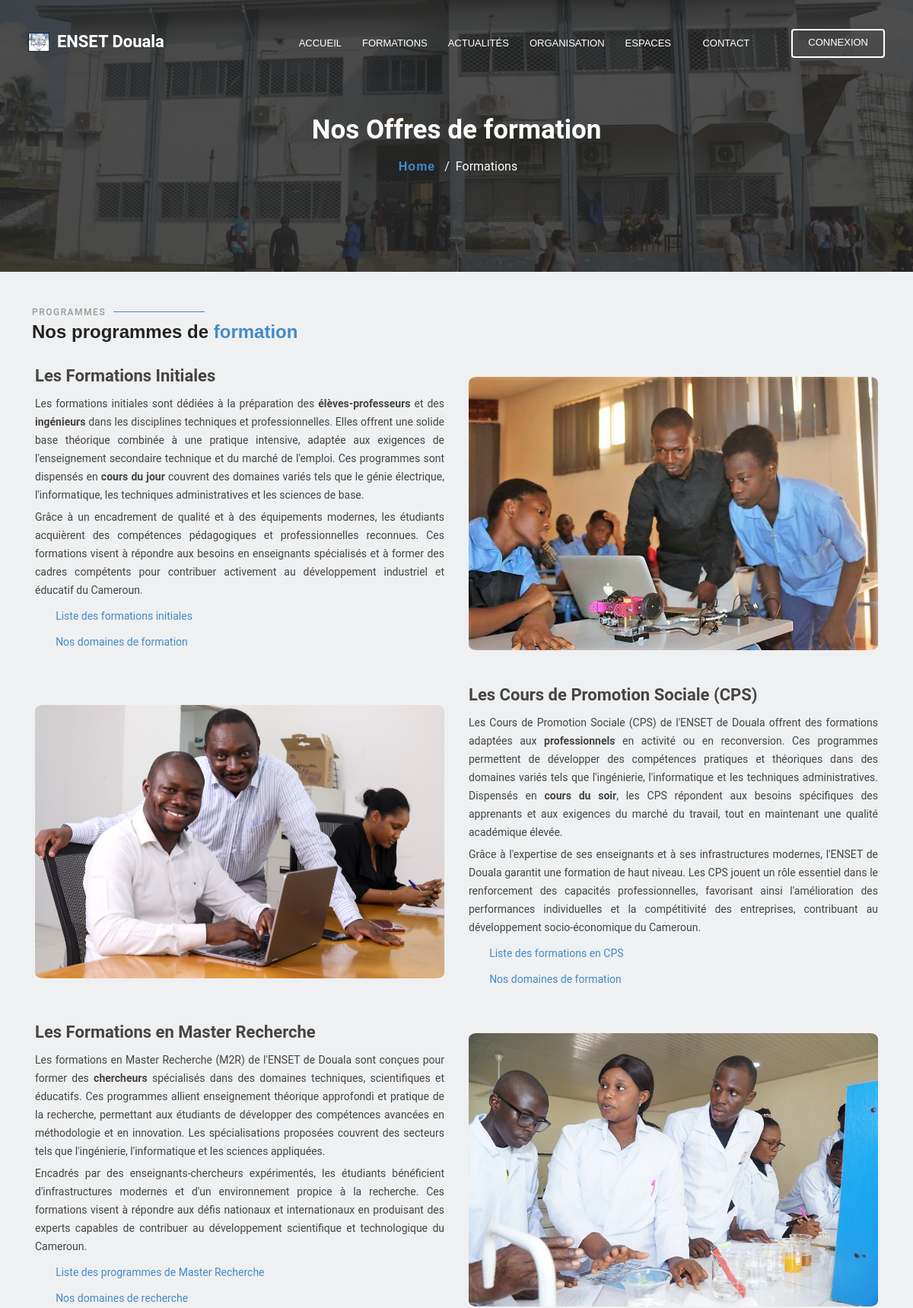
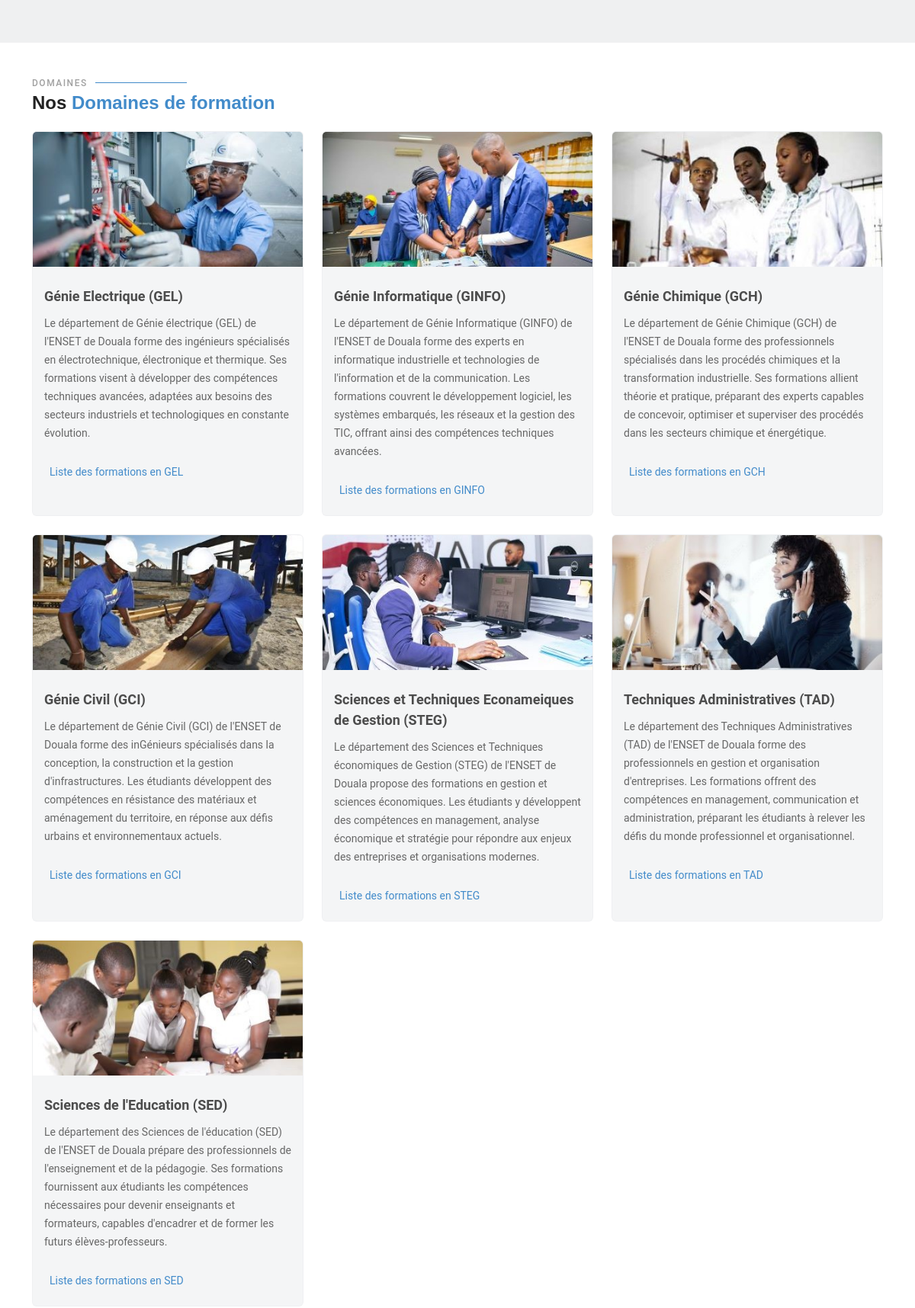
Page /courses/ (upper part) on the committed database (2 pictures, top to bottom).
### services/demo/schemas.py (models this page shows)
class Formation(db.Model):
    __bind_key__ = 'demo'
    __tablename__ = 'formations'
    id = db.Column(db.String(5), primary_key=True)
    name = db.Column(db.String(100), nullable=False)
    text = db.Column(db.String(200), nullable=True)
    image = db.Column(db.String(200), nullable=True)
    options = db.relationship('Option', backref='formation', cascade=CASCADE)

class Unit(db.Model):
    __bind_key__ = 'demo'
    __tablename__ = 'units'
    __mapper_args__ = {
        "polymorphic_identity": "units",
        "polymorphic_on": "type",
    }
    id = db.Column(db.String(50), primary_key=True)
    name = db.Column(db.String(250), nullable=False)
    image = db.Column(db.String(200), nullable=True)
    text = db.Column(db.String(200), nullable=True)
    type = db.Column(db.String(200))
    options = db.relationship('Option', backref='unit', cascade=CASCADE)

class Department(Unit):
    __bind_key__ = 'demo'
    __tablename__ = 'departments'
    __mapper_args__ = {"polymorphic_identity": "departments"}
    id = db.Column(db.String(50), db.ForeignKey('units.id'), primary_key=True)

class Unit(db.Model):
    __bind_key__ = 'demo'
    __tablename__ = 'units'
    __mapper_args__ = {
        "polymorphic_identity": "units",
        "polymorphic_on": "type",
    }
    id = db.Column(db.String(50), primary_key=True)
    name = db.Column(db.String(250), nullable=False)
    image = db.Column(db.String(200), nullable=True)
    text = db.Column(db.String(200), nullable=True)
    type = db.Column(db.String(200))
    options = db.relationship('Option', backref='unit', cascade=CASCADE)

### pages/courses/routes.py (the view)
@ui.route('/')
def index():
    session = db.session
    return render_template('courses.html',
                           labs=qry.get_labs(session),
                           formations=qry.get_formations(session),
                           departments=qry.get_departments(session))

### app.py (called while the page is built)
@app.context_processor
def inject_defaults():
    return {'default_deadline':default_deadline,
            'portals': PORTALS,
            'contact':CONTACT,
            'links':LINKS}

@app.context_processor
def inject_menus():
    return {'landing':LANDING_MENU['children'],
            'login':LOGIN_MENU['children']}

@app.template_filter('safe_md')
def convert_to_safe(md_link):
    if '/store/' in md_link:
        md_dir = SERVICES_DIR
    elif '/assets/' in md_link:
        md_dir = PAGES_DIR
    else:
        raise RuntimeError(f'Invalid Path -> {md_link}')
    if md_link.startswith('/'):
        md_link = md_link[1:]
    md_link = os.path.normpath(md_link)
    filename = os.path.join(md_dir, md_link)
    safe = app.jinja_env.filters['safe']
    return safe(read_markdown(filename))

### core/utils.py (called while the page is built)
def read_text(filepath, encoding='utf-8', coerce=True):
    try:
        with open(filepath, 'r', encoding=encoding) as f:
            text = f.read()
    except UnicodeDecodeError:
        if not coerce:
            raise
        valid = None
        for enc in encodings:
            print('- test read with', enc, 'for', filepath)
            try:
                with open(filepath, 'r', encoding=enc) as f:
                    text = f.read()
                    valid = True
            except UnicodeDecodeError:
                continue
        if not valid:
            raise RuntimeError(f'Unable to read text in {filepath}')
    return text

def read_markdown(filepath, encoding='utf-8', coerce=True):
    text = read_text(filepath, encoding=encoding, coerce=coerce)
    return md.markdown(text)

### services/demo/queries.py (called while the page is built)
def get_departments(session):
    query = session.query(sch.Department)
    return query.all()

def get_formations(session):
    query = session.query(sch.Formation)
    return query.all()

def get_labs(session):
    query = session.query(sch.Lab)
    return query.all()

### pages/courses/layouts/courses.html (shortened to what this page needs)
{% extends 'landing-page.html' %}
{% block page_hero %}
  {% call hero("25") %}
    <div class="hero-info d-flex flex-column justify-content-center align-items-center">
      <h2>Nos Offres de formation</h2>
      <nav aria-label="breadcrumb mt-1">
        <ol class="breadcrumb">
          <li class="breadcrumb-item"><a href="{{ url_for('home.index') }}">Home</a></li>
          <li class="breadcrumb-item active" aria-current="page">Formations</li>
        </ol>
      </nav>
    </div>
    <div class="hero-bg">
      <img src="{{ url_for('courses.static', filename='img/hero.jpg') }}" alt="">
    </div>
  {% endcall %}
{% endblock %}
{% block page_main %}
  <section id="about" class="section about light-background pt-5">
    {{ section_title("Programmes", subtitle="Nos programmes de <strong>formation</strong>") }}
    <div class="container about-content">
      {% for item in formations %}
        {% if loop.index0 % 2 == 0 %}
          <div class="row gy-4 mb-3">
            <div class="col-lg-6 position-relative d-flex align-items-center order-lg-2 px-3" data-aos="fade-up" data-aos-delay="200">
              <img src="{{ item.image }}" class="img-fluid flex-shrink-0" alt="">
            </div>
            <div class="col-lg-6 order-lg-1 pt-1 px-3" data-aos="fade-up" data-aos-delay="100">
              {{ item.text | safe_md }}
            </div>
          </div>
        {% else %}
          <div class="row gy-4 mb-3">
            <div class="col-lg-6 position-relative d-flex align-items-center order-lg-1 px-3" data-aos="fade-up" data-aos-delay="200">
              <img src="{{ item.image }}" class="img-fluid flex-shrink-0" alt="">
            </div>
            <div class="col-lg-6 order-lg-2 pt-1 px-3" data-aos="fade-up" data-aos-delay="100">
              {{ item.text | safe_md }}
            </div>
          </div>
        {% endif %}
      {% endfor %}
    </div>
  </section>
  <section id="departments" class="section features features-imaged pt-5">
    {{ section_title("Domaines", subtitle="Nos <strong>Domaines de formation</strong>") }}
    <div class="container">
      <div class="row row-cols-1 row-cols-md-3 gy-4">
      {% for item in departments %}
        <div class="col">
          <div class="card features-item position-relative h-100">
            <img src="{{ item.image }}" class="card-img-top" alt="...">
            <div class="card-body">
              <h4 class="card-title">{{ item.name }} ({{item.id }})</h4>
              <div class="card-text">{{ item.text | safe_md }}</div>
              <div class="d-flex justify-content-start">
                <a href="{{ url_for('courses.list', unit=item.id) }}" class="card-link">
                  Liste des formations en {{item.id }}
                  <i class="bi bi-arrow-right"></i>
                </a>
              </div>
            </div>
          </div>
        </div>
      {% endfor %}
      </div>
    </div>
  </section>
{% endblock %}

### core/theme/static/css/color.css (style rules this page uses)
:root { --primary-color: #428bca; --secondary-dark-color: #3c3c3c; --secondary-color: #444444; --secondary-light-color: #edeff0e3; --white-color: #ffffff; --black-color: #222222; --success-color: rgb(5, 109, 95); --danger-color: rgb(233, 70, 97); }
:root { -e:rgb(68, 68, 68); --primary-transparent-90: rgb(66, 139, 202, 0.90); --primary-transparent-80: rgb(66, 139, 202, 0.80); --primary-transparent-70: rgb(66, 139, 202, 0.70); --primary-transparent-60: rgb(66, 139, 202, 0.60); --primary-transparent-50: rgb(66, 139, 202, 0.50); --primary-transparent-40: rgb(66, 139, 202, 0.40); --primary-transparent-30: rgb(66, 139, 202, 0.30); --primary-transparent-20: rgb(66, 139, 202, 0.20); --primary-transparent-10: rgb(66, 139, 202, 0.10); --secondary-transparent-90: rgb(68, 68, 68, 0.90); --secondary-transparent-80: rgb(68, 68, 68, 0.80); --secondary-transparent-70: rgb(68, 68, 68, 0.70); --secondary-transparent-60: rgb(68, 68, 68, 0.60); --secondary-transparent-50: rgb(68, 68, 68, 0.50); --secondary-transparent-40: rgb(68, 68, 68, 0.40); --secondary-transparent-30: rgb(68, 68, 68, 0.30); --secondary-transparent-20: rgb(68, 68, 68, 0.20); --secondary-transparent-10: rgb(68, 68, 68, 0.10); --white-transparent-90: rgba(255, 255, 255, 0.95); --white-transparent-80: rgba(255, 255, 255, 0.85); --white-transparent-70: rgba(255, 255, 255, 0.75); --white-transparent-60: rgba(255, 255, 255, 0.65); --white-transparent-50: rgba(255, 255, 255, 0.55); --white-transparent-40: rgba(255, 255, 255, 0.45); --white-transparent-30: rgba(255, 255, 255, 0.35); --white-transparent-20: rgba(255, 255, 255, 0.25); --white-transparent-10: rgba(255, 255, 255, 0.15); --black-transparent-90: rgb(34, 34, 34, 0.90); --black-transparent-80: rgb(34, 34, 34, 0.80); --black-transparent-70: rgb(34, 34, 34, 0.70); --black-transparent-60: rgb(34, 34, 34, 0.60); --black-transparent-50: rgb(34, 34, 34, 0.50); --black-transparent-40: rgb(34, 34, 34, 0.40); --black-transparent-30: rgb(34, 34, 34, 0.30); --black-transparent-20: rgb(34, 34, 34, 0.20); --black-transparent-10: rgb(34, 34, 34, 0.10); }

### core/theme/static/css/preloader.css (style rules this page uses)
:root { --background-color: #ffffff; --default-color: #444444; --heading-color: #222222; --accent-color: #428bca; --surface-color: #ffffff; --contrast-color: #ffffff; }

### rows in the picture
Formation: image (picture), text "Les Formations Initiales Les formations initiales sont dédiées à la préparation des élèves-professeurs et des ingénieurs dans les disciplines techniques et professionnelles. Elles offrent une solide base théorique combinée à une pratique intensive, adaptée aux exigences de l'enseignement secondaire technique et du marché de l'emploi. Ces programmes sont dispensés en cours du jour couvrent des domaines variés tels que le génie électrique, l'informatique, les techniques administratives et les sciences de base. Grâce à un encadrement de qualité et à des équipements modernes, les étudiants acquièrent des compétences pédagogiques et professionnelles reconnues. Ces formations visent à répondre…"
Formation: image (picture), text "Les Cours de Promotion Sociale (CPS) Les Cours de Promotion Sociale (CPS) de l'ENSET de Douala offrent des formations adaptées aux professionnels en activité ou en reconversion. Ces programmes permettent de développer des compétences pratiques et théoriques dans des domaines variés tels que l'ingénierie, l'informatique et les techniques administratives. Dispensés en cours du soir , les CPS répondent aux besoins spécifiques des apprenants et aux exigences du marché du travail, tout en maintenant une qualité académique élevée. Grâce à l'expertise de ses enseignants et à ses infrastructures modernes, l'ENSET de Douala garantit une formation de haut niveau. Les CPS jouent un rôle essentiel dans…"
Formation: image (picture), text "Les Formations en Master Recherche Les formations en Master Recherche (M2R) de l'ENSET de Douala sont conçues pour former des chercheurs spécialisés dans des domaines techniques, scientifiques et éducatifs. Ces programmes allient enseignement théorique approfondi et pratique de la recherche, permettant aux étudiants de développer des compétences avancées en méthodologie et en innovation. Les spécialisations proposées couvrent des secteurs tels que l'ingénierie, l'informatique et les sciences appliquées. Encadrés par des enseignants-chercheurs expérimentés, les étudiants bénéficient d'infrastructures modernes et d'un environnement propice à la recherche. Ces formations visent à répondre aux…"
Department: image (picture), name "Génie Electrique", id "GEL", text "Le département de Génie électrique (GEL) de l'ENSET de Douala forme des ingénieurs spécialisés en électrotechnique, électronique et thermique. Ses formations visent à développer des compétences techniques avancées, adaptées aux besoins des secteurs industriels et technologiques en constante évolution."
Department: image (picture), name "Génie Informatique", id "GINFO", text "Le département de Génie Informatique (GINFO) de l'ENSET de Douala forme des experts en informatique industrielle et technologies de l'information et de la communication. Les formations couvrent le développement logiciel, les systèmes embarqués, les réseaux et la gestion des TIC, offrant ainsi des compétences techniques avancées."
Department: image (picture), name "Génie Chimique", id "GCH", text "Le département de Génie Chimique (GCH) de l'ENSET de Douala forme des professionnels spécialisés dans les procédés chimiques et la transformation industrielle. Ses formations allient théorie et pratique, préparant des experts capables de concevoir, optimiser et superviser des procédés dans les secteurs chimique et énergétique."
Department: image (picture), name "Génie Civil", id "GCI", text "Le département de Génie Civil (GCI) de l'ENSET de Douala forme des inGénieurs spécialisés dans la conception, la construction et la gestion d'infrastructures. Les étudiants développent des compétences en résistance des matériaux et aménagement du territoire, en réponse aux défis urbains et environnementaux actuels."
Department: image (picture), name "Sciences et Techniques Econameiques de Gestion", id "STEG", text "Le département des Sciences et Techniques économiques de Gestion (STEG) de l'ENSET de Douala propose des formations en gestion et sciences économiques. Les étudiants y développent des compétences en management, analyse économique et stratégie pour répondre aux enjeux des entreprises et organisations modernes."
Department: image (picture), name "Techniques Administratives", id "TAD", text "Le département des Techniques Administratives (TAD) de l'ENSET de Douala forme des professionnels en gestion et organisation d'entreprises. Les formations offrent des compétences en management, communication et administration, préparant les étudiants à relever les défis du monde professionnel et organisationnel."
Department: image (picture), name "Sciences de l'Education", id "SED", text "Le département des Sciences de l'éducation (SED) de l'ENSET de Douala prépare des professionnels de l'enseignement et de la pédagogie. Ses formations fournissent aux étudiants les compétences nécessaires pour devenir enseignants et formateurs, capables d'encadrer et de former les futurs élèves-professeurs."

### other values in the picture
{{ entry.text }} "ACCUEIL" "FORMATIONS" "ACTUALITÉS" "ORGANISATION" "CONTACT"
{{ entry.text }} "ESPACES"
{{ title }} "PROGRAMMES DOMAINES"
{{ subtitle | safe }} "Nos programmes de formation Nos Domaines de formation"
